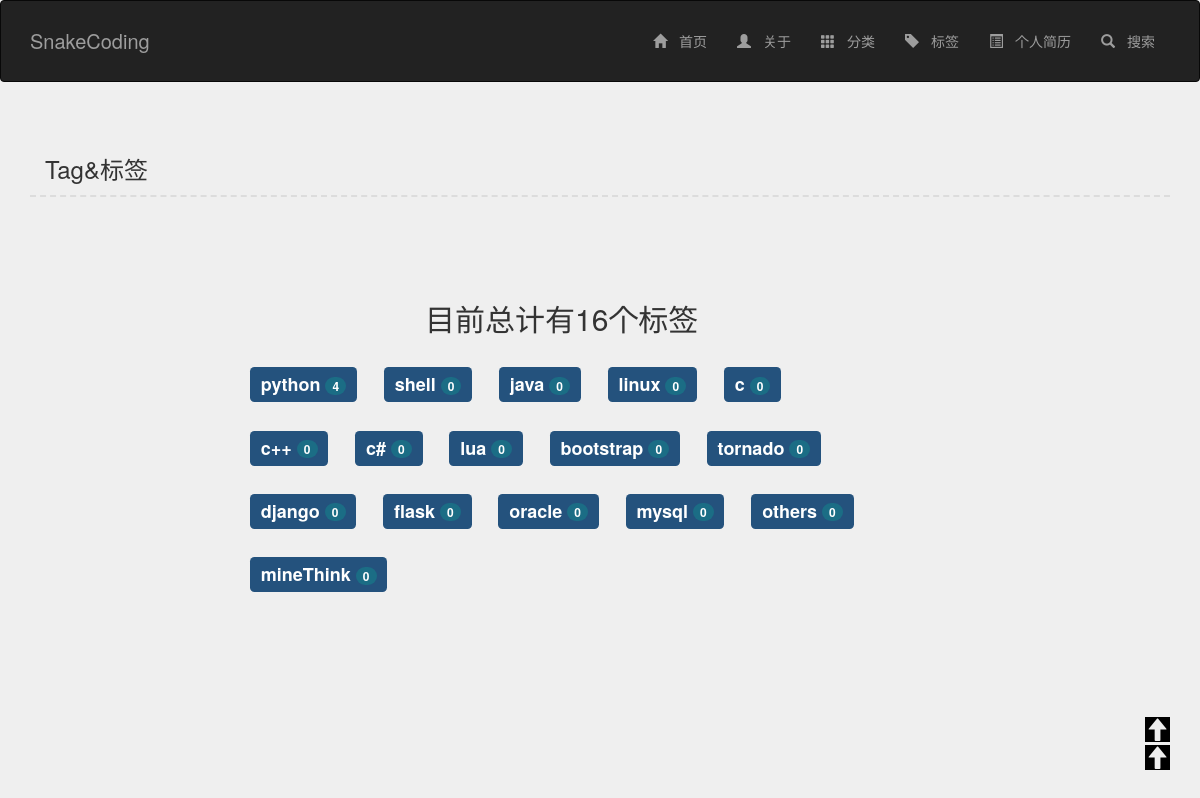
/tag, run on the app's committed database.
### myBlog/models.py (models this page shows, shortened)
class Tag(models.Model):
    tag_name = models.CharField(max_length=100)
    isDelete = models.BooleanField()
    class Meta:
        verbose_name_plural='标签'

### myBlog/views.py (the view)
# urls.py: url(r'^tag$',views.tag),
def tag(request):
    tagList=[]
    tagCloud={}
    tagQuery=Tag.objects.all()
    for tag in tagQuery:
        tagList.append(tag.tag_name)
    for tagName in tagList:
        tagCloud[tagName]=len(BlogBook.objects.filter(tags__tag_name__exact=tagName))
    return render(request,'tag.html',{'tag_html':tagCloud,'tag_count':len(tagList)})

### templates/tag.html (shortened to what this page needs)
{% extends 'base_head.html' %}
{% load static from staticfiles %}
{% block main %}
	<div class="container" style="">
		<p class="page-header col-lg-12  col-md-12 col-sm-12"
		   style="border-bottom:2px dashed #DCDCDC;font-size:x-large;margin-top: 70px;">Tag&标签</p>
		<div style="margin-top: 200px;">
			<h2 class="col-lg-4 col-lg-offset-4 col-md-5 col-md-offset-4 col-sm-9 col-sm-offset-3 col-xs-12 col-xs-offset-2" style="">目前总计有{{ tag_count }}个标签</h2>
			<div>
				<ul class="tag_ul list-inline col-lg-7 col-lg-offset-2 col-md-10 col-md-offset-1 col-sm-12 " style="">
				{% for tag_key,tag_value in tag_html.items %}
				<li class="" style=""><a style="display: block;text-decoration:none;" href="/tag/{{ tag_key }}/1"><h3><span class="label label-default" style="background-color: #24527d">{{ tag_key }}  <span class="badge" style="background-color: #1b6d85">{{ tag_value }}</span></span></h3></a></li>
			{% endfor %}
				</ul>
			</div>
		</div>
	</div>
{% endblock %}

### templates/base_head.html (shortened to what this page needs)
{% load static from staticfiles %}
<!DOCTYPE html>
<html lang="en">
<head>
	<link href="{% static 'css/bootstrap.css' %}" rel="stylesheet">
	<link href="{% static 'css/return-top.css' %}" rel="stylesheet">
</head>
<body>
<nav class="navbar navbar-inverse  " style="">
	<div class="container">
		<div class="navbar-header" style="">
			<a class="navbar-brand" href="#" style="font-size: 20px">SnakeCoding</a>
		</div>
		<div class="collapse navbar-collapse" id="bs-example-navbar-collapse-1" style="">
			<ul class="nav navbar-nav navbar-right">
				<li style=""><a style="" href="/index"><i class="glyphicon glyphicon-home" style=""></i>首页</a></li>
				<li style=""><a style="" href="/about"><i class="glyphicon glyphicon-user" style=""></i>关于</a></li>
				<li style=""><a style="" href="/divide"><i class="glyphicon glyphicon-th" style=""></i>分类</a></li>
				<li style=""><a style="" href="/tag"><i class="glyphicon glyphicon-tag" style=""></i>标签</a></li>
				<li style=""><a style="" href="/resume"><i class="glyphicon glyphicon-list-alt" style=""></i>个人简历</a>
				</li>
				<li style=""><a style="" href="/search"><i class="glyphicon glyphicon-search" style=""></i>搜索</a></li>
			</ul>
		</div>
	</div>
</nav>
<div id="go-right"><a><i class="glyphicon glyphicon-arrow-up" style="text-align: center;font-size: 23px;color: #eeeeee"></i></a></div>
<div id="go-top"><a><i class="glyphicon glyphicon-arrow-up" style="text-align: center;font-size: 23px;color: #eeeeee"></i></a></div>
</body>
{% block main %}
{% endblock %}
</html>

### data on the page
Tag: tag_html "python"
Tag: tag_html "shell"
Tag: tag_html "java"
Tag: tag_html "linux"
Tag: tag_html "c++"
Tag: tag_html "c#"
Tag: tag_html "lua"
Tag: tag_html "bootstrap"
Tag: tag_html "tornado"
Tag: tag_html "django"
Tag: tag_html "flask"
Tag: tag_html "oracle"
Tag: tag_html "mysql"
Tag: tag_html "others"
Tag: tag_html "mineThink"

### other printed values
{{ tag_count }} "16"
{{ tag_value }} "4" "0" "0" "0" "0" "0" "0" "0" "0" "0" "0" "0" "0" "0" "0" "0"
{{ tag_key }} "c"
